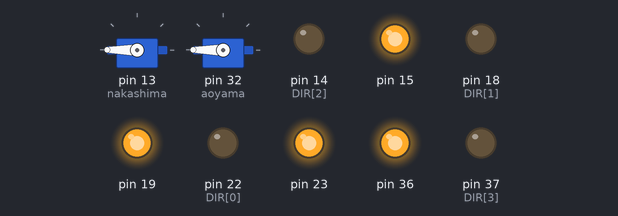
Recording of a sketch running on a simulated Arduino Mega 2560, built with avr-gcc and run on an emulated ATmega2560. Parts: 2 × servo, output pins drawn as LEDs (lit = HIGH).

Above: at 0.1 s.
Timing chart, 0 to 1.6 s (numbered marks = the images above):
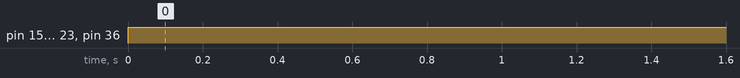

The sketch:

burobo2023.ino
```cpp
#include "serial.h"
#include "omnus.h"
#include "servant.h"

serial transmit;
omnus omni;
servant claw;

void setup() {
  transmit.begin();
  omni.pinsetting();
  claw.home();
}

void loop() {
  transmit.update();
  omni.drive();
  claw.drive();
}
```

omnus.h
```cpp
#ifndef OMNUS_H
#define OMNUS_H

#include "setting.h"

class omnus {
  private:

  public:
    omni();

    void drive(){
      velmax = 0;
      for (int i = 0; i < 2; i++) {
        dircomponent[i] = map(DUALSHOCK[i+1], JOYSTICKMIN, JOYSTICKMAX, -1, 1);
      }
      rollcomponent[0] = map(DUALSHOCK[3], JOYSTICKMIN, JOYSTICKMAX, -1, 1);
      for (int i = 0; i < 4; i++) {
        velocity[i] = (dircomponent[0]*OMUNUS[i]+dircomponent[1]*OMUNUS[i+4])*(1-abs(rollcomponent[0]))+rollcomponent[0];
      }
      for (int i = 0; i < 4; i++) {
        if(abs(velmax) < velocity[i]){
          velmax = velocity[i];
        }
      }
      for (int i = 0; i < 4; i++) {
        mdpulse[i] = map(velocity[i], -1, 1, MDPLSMIN, MDPLSMAX);
        rot(mdpulse[i],DIR[i],PWM[i]);
      }

      /*if(DUALSHOCK[1] != 127){
        rollcomponent[0] = map(DUALSHOCK[1], JOYSTICKMIN, JOYSTICKMAX, -1, 1);
        for (int i = 0; i < 4; i++) {
          mdpulse[i] = map(rollcomponent[0], -1, 1, MDPLSMIN, MDPLSMAX);
          rot(mdpulse[i],DIR[i],PWM[i]);
        }
      }else{
        for (int i = 0; i < 2; i++) {
          dircomponent[i] = map(DUALSHOCK[i+3], JOYSTICKMIN, JOYSTICKMAX, -1, 1);
        }
        for (int i = 0; i < 4; i++) {
          velocity[i] = dircomponent[0]*OMUNUS[i]+dircomponent[1]*OMUNUS[i+4];
        }
        for (int i = 0; i < 4; i++) {
          mdpulse[i] = map(velocity[i], -1, 1, MDPLSMIN, MDPLSMAX);
          rot(mdpulse[i],DIR[i],PWM[i]);
        }
      }*/
    }

    void pinsetting(){
      for (int i = 0; i < 4; i++) {
        pinMode(DIR[i], OUTPUT);
      }
    }

  void rot(int pulse, int dir_pin, int pwm_pin) {
    if (pulse < 1495) {
      pulse = pulse < 1000 ? 1000 : pulse;
      digitalWrite(dir_pin, LOW);
      analogWrite(pwm_pin, map(pulse, 1500, 1000, 1, 255));
    } else if (pulse > 1505) {
      pulse = pulse > 2000 ? 2000 : pulse;
      digitalWrite(dir_pin, HIGH);
      analogWrite(pwm_pin, map(pulse, 1500, 2000, 1, 255));
    } else {
      analogWrite(pwm_pin, 0);
    }
  }

};
#endif
```

serial.h
```cpp
#ifndef SERIAL_H
#define SERIAL_H

#include "setting.h"

class serial {
  private:

  public:
    transmit();

    void begin() {
      Serial.begin(COMSPEED);
      while (!Serial) {
      }
    }

    void update() {
      while (Serial.available() > 0) {
      Serial.read();
      }
      if (Serial.available() >= DIGITS) {
        for (int i = 0; i < CONTENTS; i++) {
          DUALSHOCK[i] = Serial.parseInt();
        }
      }
    }

};
#endif
```

servant.h
```cpp
#ifndef SERVANT_H
#define SERVANT_H

#include "setting.h"

#include <Servo.h>

Servo aoyama;
Servo nakashima;

class servant {
  private:

  public:
    claw();

    void home(){
      nakashima.attach(13);
      aoyama.attach(32);
      move(HOME);
    }

    void drive(){
      int btn = DUALSHOCK[0];
      switch(btn){
        case 0:
          break;
        case 11:
          move(CATCH1);
          break;
        case 9:
          move(CATCH2);
          break;
        case 10:
          move(CATCH3);
          break;
        case 12:
          move(CATCH4);
          break;
        case 4:
          move(HOME);
          break;
      }
    }

    void move(int position[2]){
      nakashima.write(position[0]);
      aoyama.write(position[1]);
      for (int i = 0; i < 2; i++) {
        current[i] = position[i];
      }
    }

};
#endif
```

setting.h
```cpp
#pragma once

#include <math.h>

const int COMSPEED = 9600;
const unsigned int DIGITS = 10;
const unsigned int CONTENTS = 6;

int builtin = 0;

int DIR[4] = {22,18,14,37};
int PWM[4] = {23,19,15,36};

int buttonStatus;
int DUALSHOCK[5];
double dircomponent[2];
double rollcomponent[1];

double OMUNUS[8] = {
  (-sin(M_PI/4)),
  (-cos(M_PI/4)),
  (sin(M_PI/4)),
  (cos(M_PI/4)),
  (cos(M_PI/4)),
  (-sin(M_PI/4)),
  (-cos(M_PI/4)),
  (sin(M_PI/4))
};

double velocity[4];
double velmax;
int mdpulse[4];

const double TURNING_COEFFICIENT = 0.5;

const int JOYSTICKMAX = 255;
const int JOYSTICKMIN = 0;
const int MDPLSMAX = 2000;
const int MDPLSMIN = 1000;

int SVPIN[2] = {13,33};
int HOME[2] = {180,180};
int RELEASE[2] = {0,0};
int CATCH[2] = {90,90};
int CATCH1[2] = {0,180};
int CATCH2[2] = {90,90};
int CATCH3[2] = {0,90};
int CATCH4[2] = {90,180};
int current[2];
```

Measured:
- by itself, pin 15, pin 19, pin 23, pin 36: LOW → HIGH at 0.00 s
